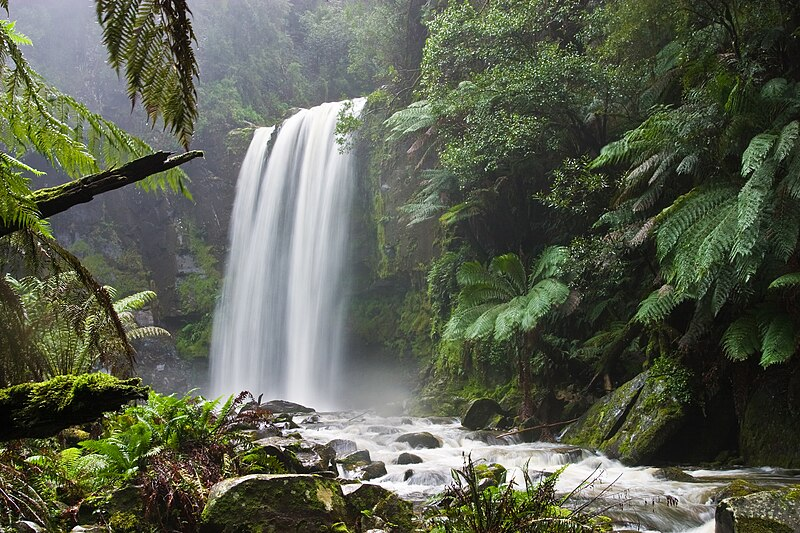
#> input picture spatial-filters/images/water-fall.jpg, 800 x 533 px
$ python main.py
#> lines starting #> are read from the running program, lines starting #| are printed output that depends on the picture
import numpy as np
from PIL import Image  # Menggunakan Pillow untuk membaca dan menyimpan gambar
import scipy.ndimage

# Membuka gambar dan mengonversinya ke grayscale
image_path = './images/water-fall.jpg'
a = Image.open(image_path).convert('L')  # Konversi ke grayscale
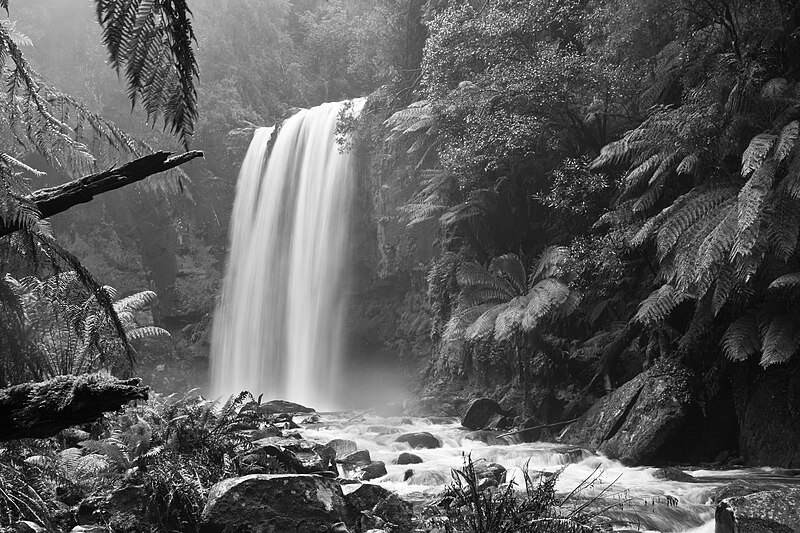
#> a: PIL image 800x533 L; min 0, max 255, mean 92.8

# Mengonversi gambar PIL ke array NumPy
a = np.array(a)

# Inisialisasi filter berukuran 5x5
# Filter dibagi oleh 25 untuk normalisasi
k = np.ones((5, 5)) / 25

# Melakukan konvolusi
b = scipy.ndimage.convolve(a, k)
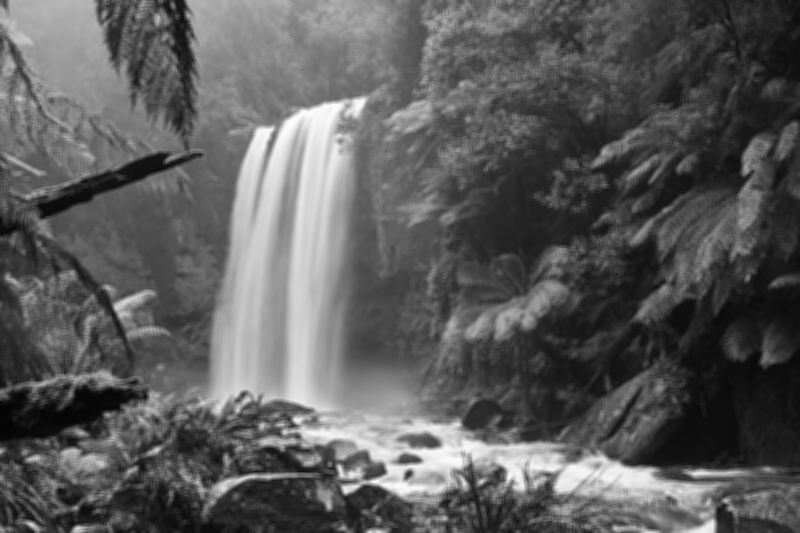
#> b: shape (533, 800); min 3, max 252, mean 92.3

# Memastikan nilai piksel tetap dalam rentang 0-255
b = np.clip(b, 0, 255)

# Mengonversi hasil ndarray kembali ke gambar PIL
b_image = Image.fromarray(b.astype(np.uint8))

# Menyimpan hasil gambar
output_path = './images/output/water-fall.jpg'
b_image.save(output_path)

print(f"Hasil disimpan di: {output_path}")

$ run again, with spatial-filters/images/2.png saved as spatial-filters/images/water-fall.jpg
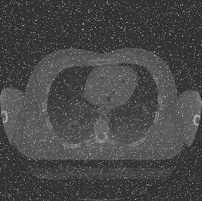
#> input picture spatial-filters/images/2.png, 204 x 201 px
#> `b = scipy.ndimage.convolve(a, k)`:
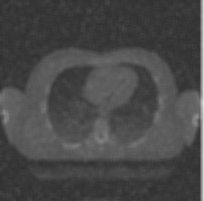
#> b: shape (201, 204); min 48, max 229, mean 72.3

$ run again, with spatial-filters/images/sobel.PNG saved as spatial-filters/images/water-fall.jpg
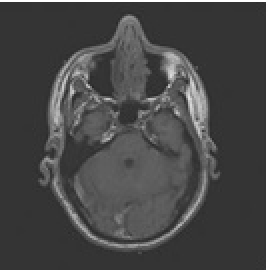
#> input picture spatial-filters/images/sobel.PNG, 134 x 136 px (shown 2 times larger)
#> `b = scipy.ndimage.convolve(a, k)`:
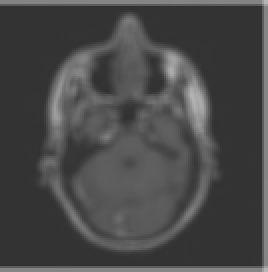
#> b: shape (136, 134) (shown 2 times larger); min 49, max 181, mean 72.2
